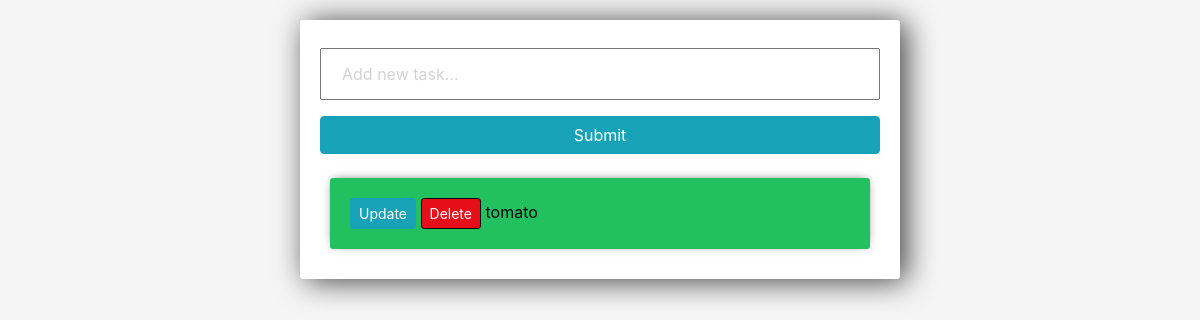
Before: / with the older database file.
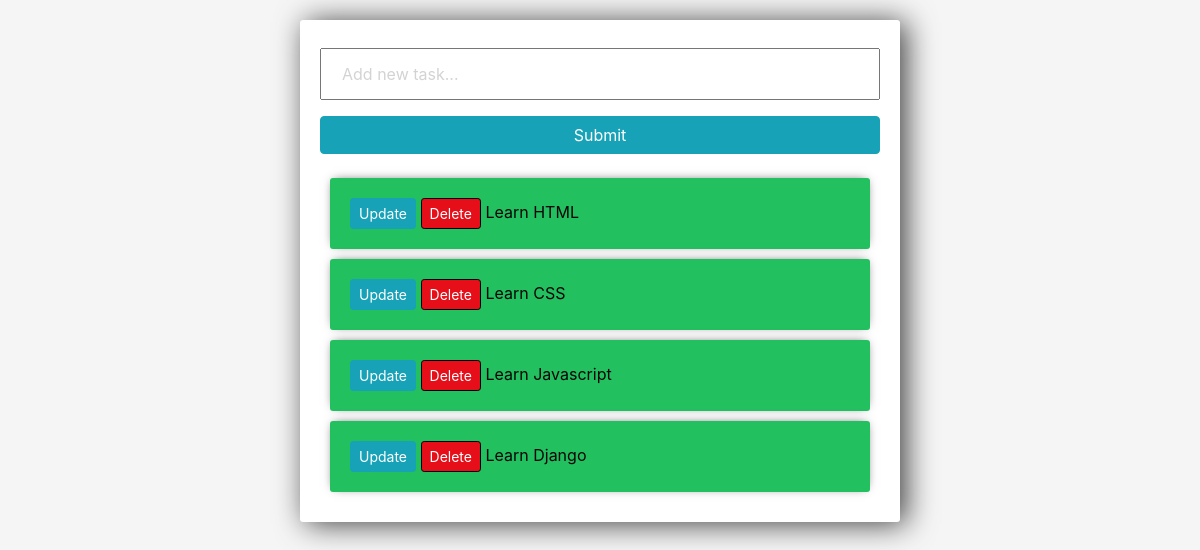
After: the same page with the newer database file.
### tasks/models.py (models this page shows)
class Task(models.Model):
	title = models.CharField(max_length=200)
	complete = models.BooleanField(default=False)
	created = models.DateTimeField(auto_now_add=True)
	def __str__(self):
		return self.title

### tasks/views.py (the view)
# urls.py: path('', views.index, name="list"),
def index(request):
	tasks = Task.objects.all()
	form = TaskForm()
	if request.method =='POST':
		form = TaskForm(request.POST)
		if form.is_valid():
			form.save()
		return redirect('/')
	context = {'tasks':tasks, 'form':form}
	return render(request, 'tasks/list.html', context)

### tasks/forms.py
class TaskForm(forms.ModelForm):
	title= forms.CharField(widget= forms.TextInput(attrs={'placeholder':'Add new task...'}))
	class Meta:
		model = Task
		fields = '__all__'

### tasks/templates/tasks/list.html (shortened to what this page needs)
<link
  rel="stylesheet"
  href="https://stackpath.bootstrapcdn.com/bootstrap/4.3.1/css/bootstrap.min.css"
/>
<div class="center-column">
  <form method="POST" action="/">
    {% csrf_token %} {{form.title}}
    <input class="btn btn-info" type="submit" name="Create Task" />
  </form>
  <div class="todo-list">
    {% for task in tasks %}
    <div class="item-row">
      <a class="btn btn-sm btn-info" href="{% url 'update_task' task.id %}"
        >Update</a
      >
      <a class="btn btn-sm btn-danger" href="{% url 'delete' task.id %}"
        >Delete</a
      >
      {% if task.complete == True %}
      <strike>{{task}}</strike>
      {% else %}
      <span>{{task}}</span>
      {% endif %}
    </div>
    {% endfor %}
  </div>
</div>

### tasks/templates/tasks/list.html (style rules this page uses)
input { width: 100%; padding: 12px 20px; margin: 8px 0; box-sizing: border-box; }
input::placeholder { color: #d3d3d3; }
.center-column { width: 600px; margin: 20px auto; padding: 20px; background-color: #fff; border-radius: 3px; box-shadow: 6px 2px 30px 0px rgba(0, 0, 0, 0.75); }
.item-row { background-color: #23c05f; margin: 10px; padding: 20px; border-radius: 3px; color: rgb(7, 6, 6); font-size: 16px; box-shadow: 0px -1px 10px -4px rgba(0, 0, 0, 0.75); }
.btn-danger { background-color: #e60e19; border-color: #080808; }

Changed rows visible on the page:
removed Task: title "tomato"
added Task: title "Learn HTML"
added Task: title "Learn CSS"
added Task: title "Learn Javascript"
added Task: title "Learn Django"
